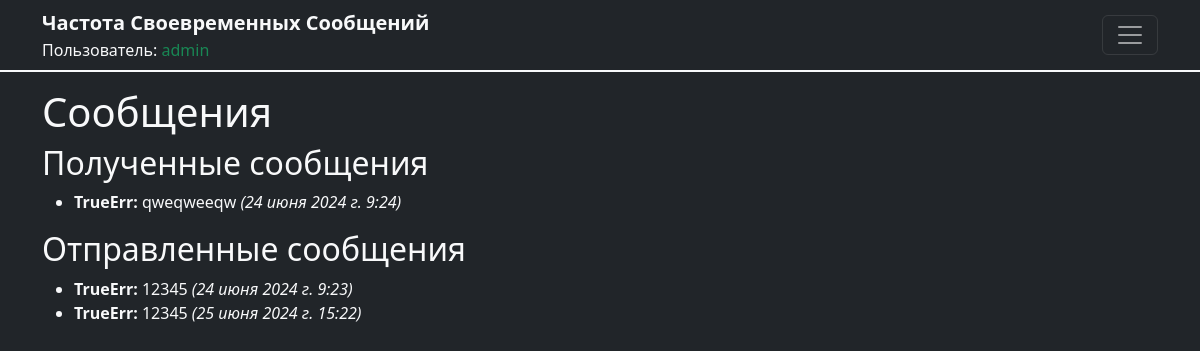
The app's page /messages/ (signed in) with its own data.
### users/models.py (models this page shows, shortened)
class User(AbstractUser):
    profile = models.TextField(blank=True)
    is_blocked = models.BooleanField(default=False)
    is_muted = models.BooleanField(default=False)
    block_until = models.DateTimeField(null=True, blank=True)
    mute_until = models.DateTimeField(null=True, blank=True)

class Message(models.Model):
    sender = models.ForeignKey(User, related_name='sent_messages', on_delete=models.CASCADE)
    recipient = models.ForeignKey(User, related_name='received_messages', on_delete=models.CASCADE)
    content = models.TextField()
    timestamp = models.DateTimeField(auto_now_add=True)

### users/views.py (the view)
# urls.py: path('messages/', views.view_messages, name='messages'),
@login_required
def view_messages(request):
    received_messages = Message.objects.filter(recipient=request.user)
    sent_messages = Message.objects.filter(sender=request.user)
    return render(request, 'messages.html', {
        'received_messages': received_messages,
        'sent_messages': sent_messages,
    })

### templates/messages.html
{% extends 'base.html' %}
{% block content %}
  <h1>Сообщения</h1>
  <h2>Полученные сообщения</h2>
  <ul>
    {% for message in received_messages %}
      <li><strong>{{ message.sender.username }}:</strong> {{ message.content }} <em>({{ message.timestamp }})</em></li>
    {% empty %}
      <li>Нет полученных сообщений</li>
    {% endfor %}
  </ul>
  <h2>Отправленные сообщения</h2>
  <ul>
    {% for message in sent_messages %}
      <li><strong>{{ message.recipient.username }}:</strong> {{ message.content }} <em>({{ message.timestamp }})</em></li>
    {% empty %}
      <li>Нет отправленных сообщений</li>
    {% endfor %}
  </ul>
{% endblock %}

### templates/base.html (shortened to what this page needs)
{% load static %}
<!doctype html>
<html lang="ru">
<head>
  <link href="https://cdn.jsdelivr.net/npm/bootstrap@5.3.3/dist/css/bootstrap.min.css" rel="stylesheet"
>
  <link rel="stylesheet" href="{% static 'css/style.css' %}">
</head>
<body class="bg-dark text-light">
  <header class="header">
    <nav class="navbar navbar-dark bg-dark border-bottom border-2 border-light">
      <div class="container">
        <div>
          <a class="text-logo-FTM text-decoration-none text-light fs-5 fw-bold" href="{% url 'home' %}">Частота Своевременных Сообщений</a>
          <div class="">
            <span class="text-light">Пользователь:</span>
            {% if user.is_authenticated %}
              <a class="text-decoration-none text-success" href="{% url 'profile' user.username %}">{{ user }}</a>
            {% else %}
              <span class="text-danger">не авторизирован</span>
            {% endif %}
          </div>
        </div>
        <button class="navbar-toggler " type="button" data-bs-toggle="offcanvas" data-bs-target="#offcanvasDarkNavbar" aria-controls="offcanvasDarkNavbar" aria-label="Переключить навигацию">
          <span class="navbar-toggler-icon"></span>
        </button>
      </div>
    </nav>
  </header>
  <div class="container mt-3">
    {% block content %}
    {% endblock %}
  </div>
</body>
</html>

### records on screen
User: username "admin"
Message: sender.username "TrueErr", content "qweqweeqw", timestamp "24 июня 2024 г. 9:24"
Message: recipient.username "TrueErr", content "12345", timestamp "24 июня 2024 г. 9:23"
Message: recipient.username "TrueErr", content "12345", timestamp "25 июня 2024 г. 15:22"
